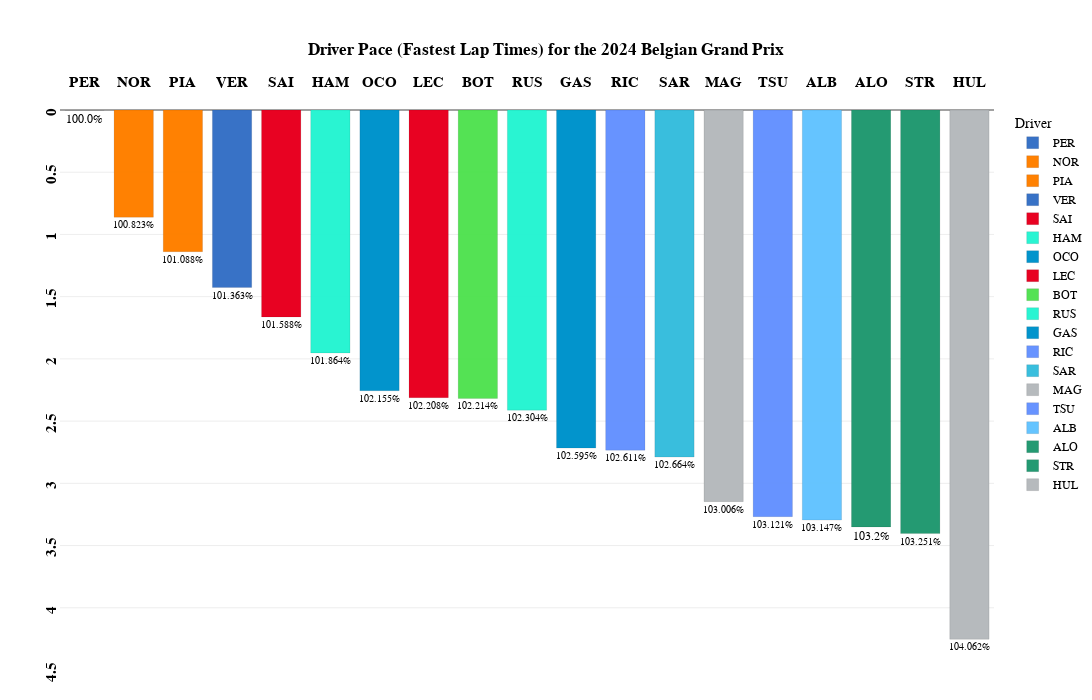

Notebook code cell kept with this figure:
### Code cell
fig_min=px.bar(
    transformed_laps_relative_min_all,
    x="Driver",
    y="Delta_Min_All",
    color='Driver',
    template="xgridoff",
    title="<b>Driver Pace (Fastest Lap Times) for the {} {}</b>".format(year,gp),
    text="Delta_Percent_All",
    height=700, width=1200,
    color_discrete_map={
                 "ALB": "#64C4FF",
                 "ALO": "#229971",
                 "BOT": "#52e252",
                 "GAS": "#0093cc",
                 "HAM": "#27F4D2",
                 "HUL": "#B6BABD",
                 "LEC": "#E80020",
                 "MAG": "#B6BABD",
                 "NOR": "#FF8000",
                 "OCO": "#0093cc",
                 "PER": "#3671C6",
                 "PIA": "#FF8000",
                 "RIC": "#6692FF",
                 "RUS": "#27F4D2",
                 "SAI": "#E80020",
                 "SAR": "#37BEDD",
                 "STR": "#229971",
                 "TSU": "#6692FF",
                 "VER": "#3671C6",
                 "ZHO": "#52e252"
          }
)

fig_min.update_traces(textposition='outside')

fig_min.update_traces(opacity=0.85)

fig_min.update_traces( marker_line_color='white',marker_line_width=1.5)

fig_min.update_yaxes(tickangle = -90,tickprefix="<b>",ticksuffix ="</b><br>")

fig_min.update_xaxes(tickangle = -0,tickprefix="<b>",ticksuffix ="</b><br>")

fig_min.update_yaxes(range=[4.5, 0])

fig_min.update_layout(
    xaxis={'side': 'top'},
    yaxis={'side': 'left'}
)

fig_min.update_xaxes(title_text='')      # Remove axis titles
fig_min.update_yaxes(title_text='')

fig_min.update_xaxes(
        title_standoff = 75
)

fig_min.update_layout(
    title_x=0.5,
    margin=dict(l=60, r=5, t=110, b=30),
    hoverlabel=dict(
    bgcolor="white",
    font_size=16,
    font_family="PT Sans Narrow"
    ),
    yaxis = dict(tickfont = dict(size=15)),
    xaxis = dict(tickfont = dict(size=15)),
    font=dict(
        family="PT Sans Narrow",
        size=12,
        color="Black"
    ),
    title_font_family="PT Sans Narrow"
)
fig_min.update_yaxes(ticksuffix = "  ")

fig_min.update_traces( marker_line_color='Black',marker_line_width=0.1, opacity=0.99)

fig_min.show()

### Figure 1 — Plotly figure (JSON) as saved in the notebook; plotly's stock layout.template omitted (floating-point values rounded to 4 significant figures)
{"data": [{"alignmentgroup": "True", "hovertemplate": "Driver=%{x}<br>Delta_Min_All=%{y}<br>Delta_Percent_All=%{text}<extra></extra>", "legendgroup": "PER", "marker": {"color": "#3671C6", "line": {"color": "Black", "width": 0.1}, "pattern": {"shape": ""}}, "name": "PER", "offsetgroup": "PER", "opacity": 0.99, "orientation": "v", "showlegend": true, "text": ["100.0%"], "textposition": "outside", "type": "bar", "x": ["PER"], "xaxis": "x", "y": [0.001], "yaxis": "y"}, {"alignmentgroup": "True", "hovertemplate": "Driver=%{x}<br>Delta_Min_All=%{y}<br>Delta_Percent_All=%{text}<extra></extra>", "legendgroup": "NOR", "marker": {"color": "#FF8000", "line": {"color": "Black", "width": 0.1}, "pattern": {"shape": ""}}, "name": "NOR", "offsetgroup": "NOR", "opacity": 0.99, "orientation": "v", "showlegend": true, "text": ["100.823%"], "textposition": "outside", "type": "bar", "x": ["NOR"], "xaxis": "x", "y": [0.862], "yaxis": "y"}, {"alignmentgroup": "True", "hovertemplate": "Driver=%{x}<br>Delta_Min_All=%{y}<br>Delta_Percent_All=%{text}<extra></extra>", "legendgroup": "PIA", "marker": {"color": "#FF8000", "line": {"color": "Black", "width": 0.1}, "pattern": {"shape": ""}}, "name": "PIA", "offsetgroup": "PIA", "opacity": 0.99, "orientation": "v", "showlegend": true, "text": ["101.088%"], "textposition": "outside", "type": "bar", "x": ["PIA"], "xaxis": "x", "y": [1.139], "yaxis": "y"}, {"alignmentgroup": "True", "hovertemplate": "Driver=%{x}<br>Delta_Min_All=%{y}<br>Delta_Percent_All=%{text}<extra></extra>", "legendgroup": "VER", "marker": {"color": "#3671C6", "line": {"color": "Black", "width": 0.1}, "pattern": {"shape": ""}}, "name": "VER", "offsetgroup": "VER", "opacity": 0.99, "orientation": "v", "showlegend": true, "text": ["101.363%"], "textposition": "outside", "type": "bar", "x": ["VER"], "xaxis": "x", "y": [1.427], "yaxis": "y"}, {"alignmentgroup": "True", "hovertemplate": "Driver=%{x}<br>Delta_Min_All=%{y}<br>Delta_Percent_All=%{text}<extra></extra>", "legendgroup": "SAI", "marker": {"color": "#E80020", "line": {"color": "Black", "width": 0.1}, "pattern": {"shape": ""}}, "name": "SAI", "offsetgroup": "SAI", "opacity": 0.99, "orientation": "v", "showlegend": true, "text": ["101.588%"], "textposition": "outside", "type": "bar", "x": ["SAI"], "xaxis": "x", "y": [1.663], "yaxis": "y"}, {"alignmentgroup": "True", "hovertemplate": "Driver=%{x}<br>Delta_Min_All=%{y}<br>Delta_Percent_All=%{text}<extra></extra>", "legendgroup": "HAM", "marker": {"color": "#27F4D2", "line": {"color": "Black", "width": 0.1}, "pattern": {"shape": ""}}, "name": "HAM", "offsetgroup": "HAM", "opacity": 0.99, "orientation": "v", "showlegend": true, "text": ["101.864%"], "textposition": "outside", "type": "bar", "x": ["HAM"], "xaxis": "x", "y": [1.952], "yaxis": "y"}, {"alignmentgroup": "True", "hovertemplate": "Driver=%{x}<br>Delta_Min_All=%{y}<br>Delta_Percent_All=%{text}<extra></extra>", "legendgroup": "OCO", "marker": {"color": "#0093cc", "line": {"color": "Black", "width": 0.1}, "pattern": {"shape": ""}}, "name": "OCO", "offsetgroup": "OCO", "opacity": 0.99, "orientation": "v", "showlegend": true, "text": ["102.155%"], "textposition": "outside", "type": "bar", "x": ["OCO"], "xaxis": "x", "y": [2.256], "yaxis": "y"}, {"alignmentgroup": "True", "hovertemplate": "Driver=%{x}<br>Delta_Min_All=%{y}<br>Delta_Percent_All=%{text}<extra></extra>", "legendgroup": "LEC", "marker": {"color": "#E80020", "line": {"color": "Black", "width": 0.1}, "pattern": {"shape": ""}}, "name": "LEC", "offsetgroup": "LEC", "opacity": 0.99, "orientation": "v", "showlegend": true, "text": ["102.208%"], "textposition": "outside", "type": "bar", "x": ["LEC"], "xaxis": "x", "y": [2.312], "yaxis": "y"}, {"alignmentgroup": "True", "hovertemplate": "Driver=%{x}<br>Delta_Min_All=%{y}<br>Delta_Percent_All=%{text}<extra></extra>", "legendgroup": "BOT", "marker": {"color": "#52e252", "line": {"color": "Black", "width": 0.1}, "pattern": {"shape": ""}}, "name": "BOT", "offsetgroup": "BOT", "opacity": 0.99, "orientation": "v", "showlegend": true, "text": ["102.214%"], "textposition": "outside", "type": "bar", "x": ["BOT"], "xaxis": "x", "y": [2.318], "yaxis": "y"}, {"alignmentgroup": "True", "hovertemplate": "Driver=%{x}<br>Delta_Min_All=%{y}<br>Delta_Percent_All=%{text}<extra></extra>", "legendgroup": "RUS", "marker": {"color": "#27F4D2", "line": {"color": "Black", "width": 0.1}, "pattern": {"shape": ""}}, "name": "RUS", "offsetgroup": "RUS", "opacity": 0.99, "orientation": "v", "showlegend": true, "text": ["102.304%"], "textposition": "outside", "type": "bar", "x": ["RUS"], "xaxis": "x", "y": [2.412], "yaxis": "y"}, {"alignmentgroup": "True", "hovertemplate": "Driver=%{x}<br>Delta_Min_All=%{y}<br>Delta_Percent_All=%{text}<extra></extra>", "legendgroup": "GAS", "marker": {"color": "#0093cc", "line": {"color": "Black", "width": 0.1}, "pattern": {"shape": ""}}, "name": "GAS", "offsetgroup": "GAS", "opacity": 0.99, "orientation": "v", "showlegend": true, "text": ["102.595%"], "textposition": "outside", "type": "bar", "x": ["GAS"], "xaxis": "x", "y": [2.717], "yaxis": "y"}, {"alignmentgroup": "True", "hovertemplate": "Driver=%{x}<br>Delta_Min_All=%{y}<br>Delta_Percent_All=%{text}<extra></extra>", "legendgroup": "RIC", "marker": {"color": "#6692FF", "line": {"color": "Black", "width": 0.1}, "pattern": {"shape": ""}}, "name": "RIC", "offsetgroup": "RIC", "opacity": 0.99, "orientation": "v", "showlegend": true, "text": ["102.611%"], "textposition": "outside", "type": "bar", "x": ["RIC"], "xaxis": "x", "y": [2.734], "yaxis": "y"}, {"alignmentgroup": "True", "hovertemplate": "Driver=%{x}<br>Delta_Min_All=%{y}<br>Delta_Percent_All=%{text}<extra></extra>", "legendgroup": "SAR", "marker": {"color": "#37BEDD", "line": {"color": "Black", "width": 0.1}, "pattern": {"shape": ""}}, "name": "SAR", "offsetgroup": "SAR", "opacity": 0.99, "orientation": "v", "showlegend": true, "text": ["102.664%"], "textposition": "outside", "type": "bar", "x": ["SAR"], "xaxis": "x", "y": [2.789], "yaxis": "y"}, {"alignmentgroup": "True", "hovertemplate": "Driver=%{x}<br>Delta_Min_All=%{y}<br>Delta_Percent_All=%{text}<extra></extra>", "legendgroup": "MAG", "marker": {"color": "#B6BABD", "line": {"color": "Black", "width": 0.1}, "pattern": {"shape": ""}}, "name": "MAG", "offsetgroup": "MAG", "opacity": 0.99, "orientation": "v", "showlegend": true, "text": ["103.006%"], "textposition": "outside", "type": "bar", "x": ["MAG"], "xaxis": "x", "y": [3.147], "yaxis": "y"}, {"alignmentgroup": "True", "hovertemplate": "Driver=%{x}<br>Delta_Min_All=%{y}<br>Delta_Percent_All=%{text}<extra></extra>", "legendgroup": "TSU", "marker": {"color": "#6692FF", "line": {"color": "Black", "width": 0.1}, "pattern": {"shape": ""}}, "name": "TSU", "offsetgroup": "TSU", "opacity": 0.99, "orientation": "v", "showlegend": true, "text": ["103.121%"], "textposition": "outside", "type": "bar", "x": ["TSU"], "xaxis": "x", "y": [3.268], "yaxis": "y"}, {"alignmentgroup": "True", "hovertemplate": "Driver=%{x}<br>Delta_Min_All=%{y}<br>Delta_Percent_All=%{text}<extra></extra>", "legendgroup": "ALB", "marker": {"color": "#64C4FF", "line": {"color": "Black", "width": 0.1}, "pattern": {"shape": ""}}, "name": "ALB", "offsetgroup": "ALB", "opacity": 0.99, "orientation": "v", "showlegend": true, "text": ["103.147%"], "textposition": "outside", "type": "bar", "x": ["ALB"], "xaxis": "x", "y": [3.295], "yaxis": "y"}, {"alignmentgroup": "True", "hovertemplate": "Driver=%{x}<br>Delta_Min_All=%{y}<br>Delta_Percent_All=%{text}<extra></extra>", "legendgroup": "ALO", "marker": {"color": "#229971", "line": {"color": "Black", "width": 0.1}, "pattern": {"shape": ""}}, "name": "ALO", "offsetgroup": "ALO", "opacity": 0.99, "orientation": "v", "showlegend": true, "text": ["103.2%"], "textposition": "outside", "type": "bar", "x": ["ALO"], "xaxis": "x", "y": [3.35], "yaxis": "y"}, {"alignmentgroup": "True", "hovertemplate": "Driver=%{x}<br>Delta_Min_All=%{y}<br>Delta_Percent_All=%{text}<extra></extra>", "legendgroup": "STR", "marker": {"color": "#229971", "line": {"color": "Black", "width": 0.1}, "pattern": {"shape": ""}}, "name": "STR", "offsetgroup": "STR", "opacity": 0.99, "orientation": "v", "showlegend": true, "text": ["103.251%"], "textposition": "outside", "type": "bar", "x": ["STR"], "xaxis": "x", "y": [3.404], "yaxis": "y"}, {"alignmentgroup": "True", "hovertemplate": "Driver=%{x}<br>Delta_Min_All=%{y}<br>Delta_Percent_All=%{text}<extra></extra>", "legendgroup": "HUL", "marker": {"color": "#B6BABD", "line": {"color": "Black", "width": 0.1}, "pattern": {"shape": ""}}, "name": "HUL", "offsetgroup": "HUL", "opacity": 0.99, "orientation": "v", "showlegend": true, "text": ["104.062%"], "textposition": "outside", "type": "bar", "x": ["HUL"], "xaxis": "x", "y": [4.253], "yaxis": "y"}], "layout": {"barmode": "relative", "font": {"color": "Black", "family": "PT Sans Narrow", "size": 12}, "height": 700, "hoverlabel": {"bgcolor": "white", "font": {"family": "PT Sans Narrow", "size": 16}}, "legend": {"title": {"text": "Driver"}, "tracegroupgap": 0}, "margin": {"b": 30, "l": 60, "r": 5, "t": 110}, "title": {"font": {"family": "PT Sans Narrow"}, "text": "<b>Driver Pace (Fastest Lap Times) for the 2024 Belgian Grand Prix</b>", "x": 0.5}, "width": 1200, "xaxis": {"anchor": "y", "categoryarray": ["PER", "NOR", "PIA", "VER", "SAI", "HAM", "OCO", "LEC", "BOT", "RUS", "GAS", "RIC", "SAR", "MAG", "TSU", "ALB", "ALO", "STR", "HUL"], "categoryorder": "array", "domain": [0, 1], "side": "top", "tickangle": 0, "tickfont": {"size": 15}, "tickprefix": "<b>", "ticksuffix": "</b><br>", "title": {"standoff": 75, "text": ""}}, "yaxis": {"anchor": "x", "domain": [0, 1], "range": [4.5, 0], "side": "left", "tickangle": -90, "tickfont": {"size": 15}, "tickprefix": "<b>", "ticksuffix": "  ", "title": {"text": ""}}}}
